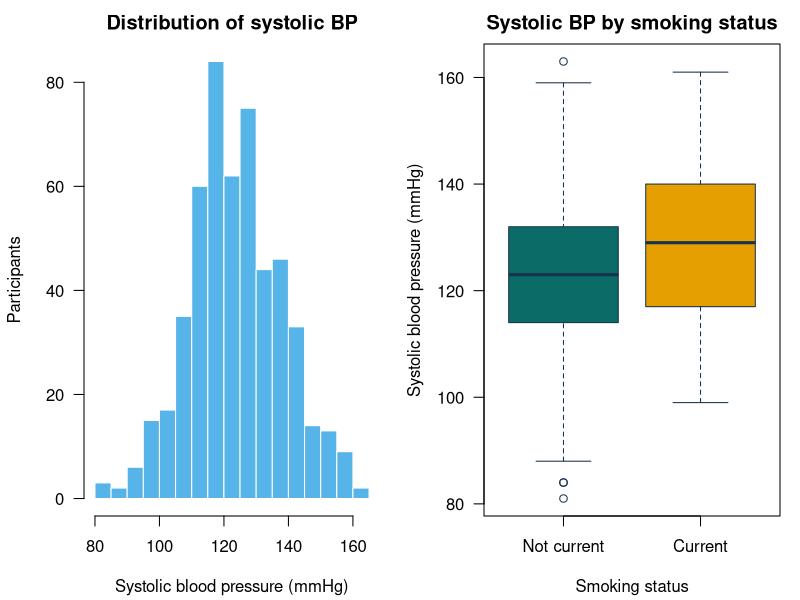
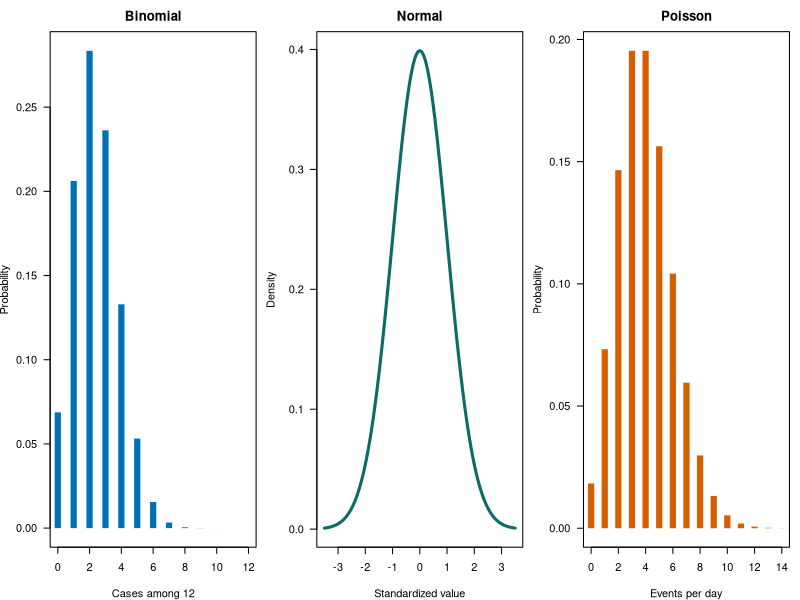
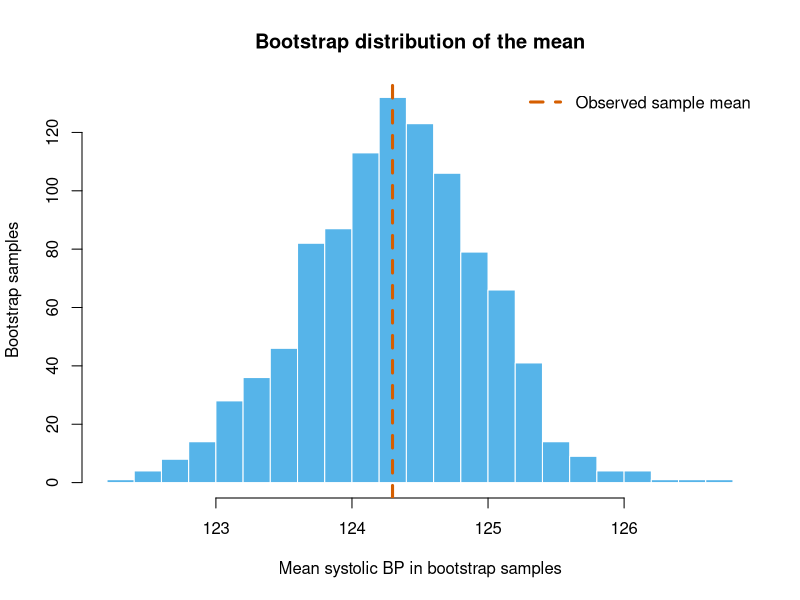
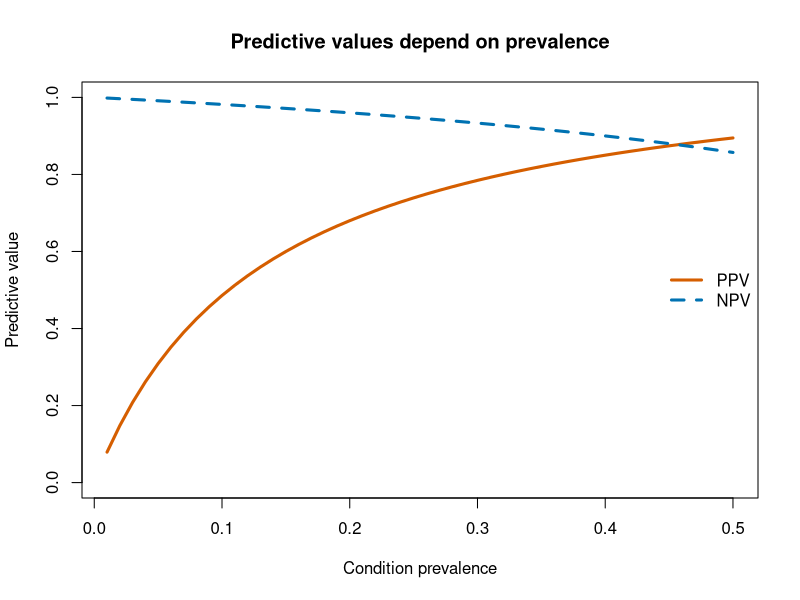
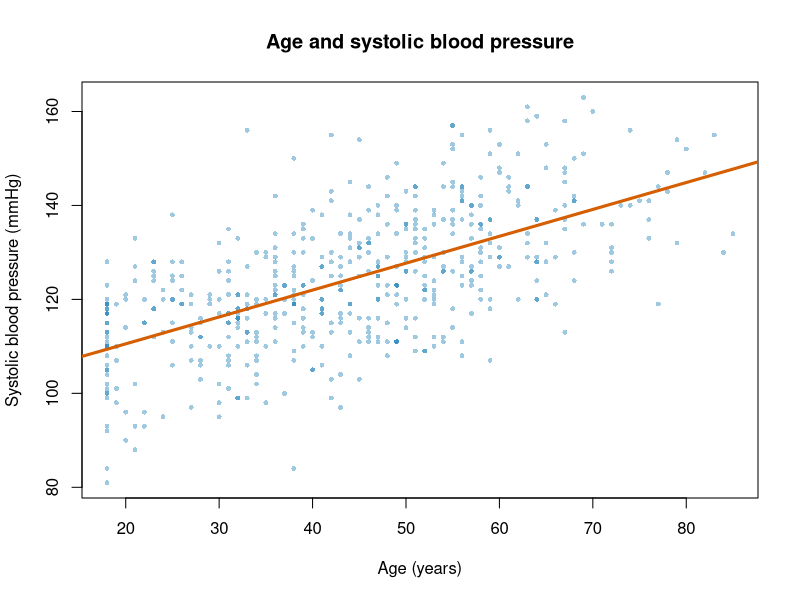
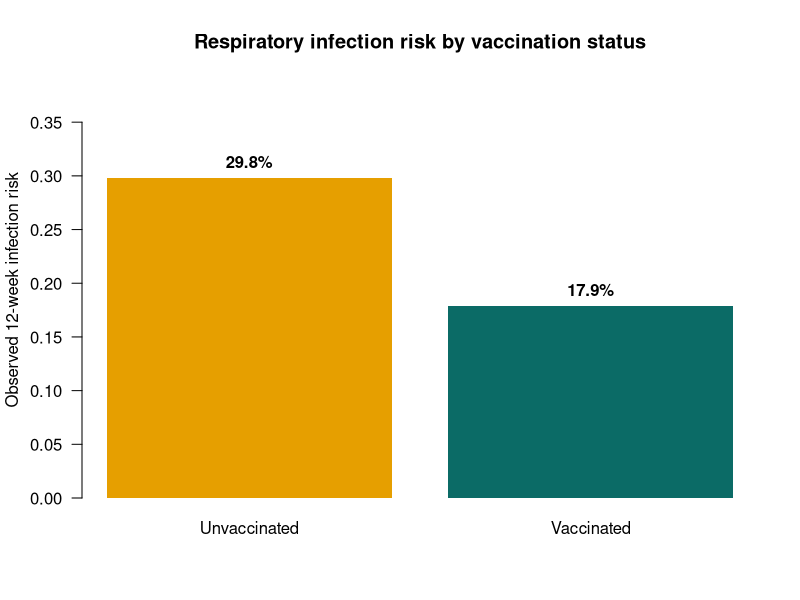

The R script that drew these images, in order:
## ---- chunk 1
knitr::opts_chunk$set(
  echo = TRUE,
  warning = FALSE,
  message = FALSE,
  fig.align = "center",
  fig.width = 8,
  fig.height = 4.7,
  fig.retina = 2,
  out.width = "100%"
)

options(stringsAsFactors = FALSE, digits = 3, width = 82)

# A color-blind-friendly palette (Okabe-Ito inspired).
palette_ph <- c(
  navy = "#17324D",
  teal = "#0B6B66",
  blue = "#0072B2",
  orange = "#E69F00",
  vermillion = "#D55E00",
  purple = "#CC79A7",
  sky = "#56B4E9",
  green = "#009E73"
)

# Create one reproducible, simulated public health dataset.
set.seed(20260810)
n <- 520
age <- round(pmin(pmax(rnorm(n, mean = 45, sd = 16), 18), 85))
neighborhood <- sample(
  c("Central", "North", "South", "West"), n, replace = TRUE,
  prob = c(0.29, 0.23, 0.27, 0.21)
)
smoking <- rbinom(n, 1, plogis(-1.55 + 0.012 * (age - 40)))
access_to_care <- rbinom(
  n, 1,
  plogis(0.8 - 0.55 * (neighborhood == "North") +
           0.20 * (neighborhood == "Central"))
)
vaccinated_num <- rbinom(
  n, 1,
  plogis(-0.55 + 0.022 * age + 0.75 * access_to_care)
)
bmi <- round(pmin(pmax(rnorm(n, 26 + 1.1 * smoking, 4.5), 16), 48), 1)
physical_activity <- pmax(0, round(rgamma(n, shape = 2.4, scale = 55) - 15))
systolic_bp <- round(
  101 + 0.52 * age + 0.42 * (bmi - 25) + 4.5 * smoking + rnorm(n, 0, 11)
)
infection_num <- rbinom(
  n, 1,
  plogis(-1.05 - 0.85 * vaccinated_num + 0.55 * smoking +
           0.30 * (neighborhood == "North"))
)

# Include a small amount of missingness for teaching purposes.
physical_activity[sample(seq_len(n), 18)] <- NA

ph_data <- data.frame(
  participant_id = sprintf("P%03d", seq_len(n)),
  age = age,
  neighborhood = factor(neighborhood),
  smoking_status = factor(
    ifelse(smoking == 1, "Current", "Not current"),
    levels = c("Not current", "Current")
  ),
  physical_activity_min_week = physical_activity,
  bmi = bmi,
  systolic_bp = systolic_bp,
  access_to_care = factor(
    ifelse(access_to_care == 1, "Yes", "No"),
    levels = c("No", "Yes")
  ),
  vaccinated = factor(
    ifelse(vaccinated_num == 1, "Yes", "No"),
    levels = c("No", "Yes")
  ),
  respiratory_infection = factor(
    ifelse(infection_num == 1, "Yes", "No"),
    levels = c("No", "Yes")
  )
)

pct <- function(x, digits = 1) paste0(formatC(100 * x, digits = digits, format = "f"), "%")
## ---- chunk 2
dim(ph_data)
head(
  ph_data[c(
    "participant_id", "age", "neighborhood", "smoking_status",
    "physical_activity_min_week", "systolic_bp"
  )],
  6
)
colSums(is.na(ph_data))
## ---- chunk 3
summary_table <- data.frame(
  Variable = c("Age (years)", "Systolic blood pressure (mmHg)",
               "Physical activity (min/week)"),
  N_observed = c(sum(!is.na(ph_data$age)),
                 sum(!is.na(ph_data$systolic_bp)),
                 sum(!is.na(ph_data$physical_activity_min_week))),
  Mean = c(mean(ph_data$age), mean(ph_data$systolic_bp),
           mean(ph_data$physical_activity_min_week, na.rm = TRUE)),
  SD = c(sd(ph_data$age), sd(ph_data$systolic_bp),
         sd(ph_data$physical_activity_min_week, na.rm = TRUE)),
  Median = c(median(ph_data$age), median(ph_data$systolic_bp),
             median(ph_data$physical_activity_min_week, na.rm = TRUE)),
  IQR = c(IQR(ph_data$age), IQR(ph_data$systolic_bp),
          IQR(ph_data$physical_activity_min_week, na.rm = TRUE))
)

knitr::kable(summary_table, digits = 1,
             caption = "Descriptive statistics for simulated participant data")
## ---- chunk 4
old_par <- par(mfrow = c(1, 2), mar = c(4.2, 4.2, 2.2, 1), las = 1)

hist(
  ph_data$systolic_bp,
  breaks = "FD",
  col = palette_ph["sky"],
  border = "white",
  main = "Distribution of systolic BP",
  xlab = "Systolic blood pressure (mmHg)",
  ylab = "Participants"
)

boxplot(
  systolic_bp ~ smoking_status,
  data = ph_data,
  col = c(palette_ph["teal"], palette_ph["orange"]),
  border = palette_ph["navy"],
  main = "Systolic BP by smoking status",
  xlab = "Smoking status",
  ylab = "Systolic blood pressure (mmHg)"
)

par(old_par)
## ---- chunk 5
vaccination_counts <- table(ph_data$vaccinated)
vaccination_summary <- data.frame(
  Vaccinated = names(vaccination_counts),
  Count = as.vector(vaccination_counts),
  Proportion = as.vector(vaccination_counts) / sum(vaccination_counts)
)

knitr::kable(vaccination_summary, digits = 3,
             caption = "Vaccination status in the simulated sample")
## ---- chunk 6
old_par <- par(mfrow = c(1, 3), mar = c(4, 3.8, 2.4, 0.8), las = 1)

x_bin <- 0:12
plot(x_bin, dbinom(x_bin, size = 12, prob = 0.20), type = "h", lwd = 6,
     lend = 1, col = palette_ph["blue"],
     xlab = "Cases among 12", ylab = "Probability", main = "Binomial")

x_norm <- seq(-3.5, 3.5, length.out = 300)
plot(x_norm, dnorm(x_norm), type = "l", lwd = 3,
     col = palette_ph["teal"],
     xlab = "Standardized value", ylab = "Density", main = "Normal")

x_pois <- 0:14
plot(x_pois, dpois(x_pois, lambda = 4), type = "h", lwd = 6,
     lend = 1, col = palette_ph["vermillion"],
     xlab = "Events per day", ylab = "Probability", main = "Poisson")

par(old_par)
## ---- chunk 7
set.seed(410)
bootstrap_means <- replicate(
  1000,
  mean(sample(ph_data$systolic_bp, size = nrow(ph_data), replace = TRUE))
)

hist(bootstrap_means, breaks = 24, col = palette_ph["sky"], border = "white",
     main = "Bootstrap distribution of the mean",
     xlab = "Mean systolic BP in bootstrap samples",
     ylab = "Bootstrap samples")
abline(v = mean(ph_data$systolic_bp), col = palette_ph["vermillion"],
       lwd = 3, lty = 2)
legend("topright", legend = "Observed sample mean", lty = 2, lwd = 3,
       col = palette_ph["vermillion"], bty = "n")
## ---- chunk 8
se_example <- data.frame(
  Sample_size = c(25, 100, 400),
  Assumed_SD = 16,
  Standard_error = 16 / sqrt(c(25, 100, 400))
)
knitr::kable(se_example, digits = 1,
             caption = "How sample size changes the standard error when SD = 16")
## ---- chunk 9
# A t-based confidence interval for the mean systolic blood pressure.
n_bp <- sum(!is.na(ph_data$systolic_bp))
mean_bp <- mean(ph_data$systolic_bp, na.rm = TRUE)
se_bp <- sd(ph_data$systolic_bp, na.rm = TRUE) / sqrt(n_bp)
ci_mean_bp <- mean_bp + c(-1, 1) * qt(0.975, df = n_bp - 1) * se_bp

# A score-based interval for the vaccination proportion.
x_vax <- sum(ph_data$vaccinated == "Yes")
n_vax <- sum(!is.na(ph_data$vaccinated))
vax_ci_object <- prop.test(x_vax, n_vax, correct = FALSE)
vax_estimate <- unname(vax_ci_object$estimate)
vax_ci <- vax_ci_object$conf.int

ci_table <- data.frame(
  Quantity = c("Mean systolic BP (mmHg)", "Vaccination proportion"),
  Estimate = c(mean_bp, vax_estimate),
  Lower_95_CI = c(ci_mean_bp[1], vax_ci[1]),
  Upper_95_CI = c(ci_mean_bp[2], vax_ci[2])
)

knitr::kable(ci_table, digits = 3,
             caption = "Point and interval estimates from the simulated sample")
## ---- chunk 10
bp_test <- t.test(systolic_bp ~ smoking_status, data = ph_data)
bp_means <- aggregate(systolic_bp ~ smoking_status, data = ph_data, mean)
bp_means
bp_test
## ---- chunk 11
a <- 48; b <- 72; c <- 24; d <- 96
risk_exposed <- a / (a + b)
risk_unexposed <- c / (c + d)
risk_difference <- risk_exposed - risk_unexposed
risk_ratio <- risk_exposed / risk_unexposed
odds_ratio <- (a * d) / (b * c)

# Large-sample confidence intervals for teaching purposes.
se_rd <- sqrt(risk_exposed * (1 - risk_exposed) / (a + b) +
                risk_unexposed * (1 - risk_unexposed) / (c + d))
ci_rd <- risk_difference + c(-1, 1) * 1.96 * se_rd

se_log_rr <- sqrt(1 / a - 1 / (a + b) + 1 / c - 1 / (c + d))
ci_rr <- exp(log(risk_ratio) + c(-1, 1) * 1.96 * se_log_rr)

se_log_or <- sqrt(1 / a + 1 / b + 1 / c + 1 / d)
ci_or <- exp(log(odds_ratio) + c(-1, 1) * 1.96 * se_log_or)

effect_table <- data.frame(
  Measure = c("Risk difference", "Risk ratio", "Odds ratio"),
  Estimate = c(risk_difference, risk_ratio, odds_ratio),
  Lower_95_CI = c(ci_rd[1], ci_rr[1], ci_or[1]),
  Upper_95_CI = c(ci_rd[2], ci_rr[2], ci_or[2])
)

knitr::kable(effect_table, digits = 2,
             caption = "Unadjusted association measures for the outbreak example")
## ---- chunk 12
tp <- 68; fp <- 92; fn <- 12; tn <- 828
screening <- data.frame(
  Measure = c("Sensitivity", "Specificity", "Positive predictive value",
              "Negative predictive value"),
  Estimate = c(tp / (tp + fn), tn / (tn + fp),
               tp / (tp + fp), tn / (tn + fn))
)
knitr::kable(screening, digits = 3,
             caption = "Screening performance in the hypothetical program")
## ---- chunk 13
prevalence_grid <- seq(0.01, 0.50, by = 0.01)
sens <- 0.85
spec <- 0.90
ppv_grid <- sens * prevalence_grid /
  (sens * prevalence_grid + (1 - spec) * (1 - prevalence_grid))
npv_grid <- spec * (1 - prevalence_grid) /
  ((1 - sens) * prevalence_grid + spec * (1 - prevalence_grid))

plot(prevalence_grid, ppv_grid, type = "l", lwd = 3,
     col = palette_ph["vermillion"], ylim = c(0, 1),
     xlab = "Condition prevalence", ylab = "Predictive value",
     main = "Predictive values depend on prevalence")
lines(prevalence_grid, npv_grid, lwd = 3, lty = 2,
      col = palette_ph["blue"])
legend("right", legend = c("PPV", "NPV"), lwd = 3, lty = c(1, 2),
       col = c(palette_ph["vermillion"], palette_ph["blue"]), bty = "n")
## ---- chunk 14
plot(ph_data$age, ph_data$systolic_bp,
     pch = 16, cex = 0.65, col = rgb(0, 114/255, 178/255, 0.38),
     xlab = "Age (years)", ylab = "Systolic blood pressure (mmHg)",
     main = "Age and systolic blood pressure")
abline(lm(systolic_bp ~ age, data = ph_data),
       col = palette_ph["vermillion"], lwd = 3)
## ---- chunk 15
bp_model <- lm(systolic_bp ~ age + bmi + smoking_status, data = ph_data)
coef_table <- summary(bp_model)$coefficients
knitr::kable(coef_table, digits = 3,
             caption = "Linear regression of systolic blood pressure")
## ---- chunk 16
infection_model <- glm(
  respiratory_infection ~ vaccinated + age + smoking_status + neighborhood,
  data = ph_data,
  family = binomial()
)

model_coef <- summary(infection_model)$coefficients
non_intercept <- rownames(model_coef) != "(Intercept)"
or_table <- data.frame(
  Term = rownames(model_coef)[non_intercept],
  Odds_ratio = exp(model_coef[non_intercept, "Estimate"]),
  Lower_95_CI = exp(model_coef[non_intercept, "Estimate"] -
                      1.96 * model_coef[non_intercept, "Std. Error"]),
  Upper_95_CI = exp(model_coef[non_intercept, "Estimate"] +
                      1.96 * model_coef[non_intercept, "Std. Error"]),
  P_value = model_coef[non_intercept, "Pr(>|z|)"],
  row.names = NULL
)

knitr::kable(or_table, digits = 3,
             caption = "Adjusted odds ratios for respiratory infection (intercept omitted)")
## ---- chunk 17
# Compact checks that should precede modeling.
data_quality <- data.frame(
  Check = c("Rows", "Duplicate participant IDs", "Missing activity values",
            "Age outside 18–85", "Systolic BP outside 70–250"),
  Result = c(
    nrow(ph_data),
    sum(duplicated(ph_data$participant_id)),
    sum(is.na(ph_data$physical_activity_min_week)),
    sum(ph_data$age < 18 | ph_data$age > 85),
    sum(ph_data$systolic_bp < 70 | ph_data$systolic_bp > 250)
  )
)
knitr::kable(data_quality, caption = "Selected reproducible data-quality checks")
## ---- chunk 18
vax_table <- with(
  ph_data,
  table(Vaccinated = vaccinated, Infection = respiratory_infection)
)
vax_table

risk_vaccinated <- vax_table["Yes", "Yes"] / sum(vax_table["Yes", ])
risk_unvaccinated <- vax_table["No", "Yes"] / sum(vax_table["No", ])
rd_vax <- risk_vaccinated - risk_unvaccinated
rr_vax <- risk_vaccinated / risk_unvaccinated

a_v <- unname(vax_table["Yes", "Yes"])
b_v <- unname(vax_table["Yes", "No"])
c_v <- unname(vax_table["No", "Yes"])
d_v <- unname(vax_table["No", "No"])
se_log_rr_vax <- sqrt(1 / a_v - 1 / (a_v + b_v) +
                        1 / c_v - 1 / (c_v + d_v))
ci_rr_vax <- exp(log(rr_vax) + c(-1, 1) * 1.96 * se_log_rr_vax)

se_rd_vax <- sqrt(
  risk_vaccinated * (1 - risk_vaccinated) / (a_v + b_v) +
    risk_unvaccinated * (1 - risk_unvaccinated) / (c_v + d_v)
)
ci_rd_vax <- rd_vax + c(-1, 1) * 1.96 * se_rd_vax

ci_risk_vaccinated <- prop.test(a_v, a_v + b_v, correct = FALSE)$conf.int
ci_risk_unvaccinated <- prop.test(c_v, c_v + d_v, correct = FALSE)$conf.int

mini_results <- data.frame(
  Measure = c("Risk among vaccinated", "Risk among unvaccinated",
              "Risk difference", "Risk ratio"),
  Estimate = c(risk_vaccinated, risk_unvaccinated, rd_vax, rr_vax),
  Lower_95_CI = c(ci_risk_vaccinated[1], ci_risk_unvaccinated[1],
                  ci_rd_vax[1], ci_rr_vax[1]),
  Upper_95_CI = c(ci_risk_vaccinated[2], ci_risk_unvaccinated[2],
                  ci_rd_vax[2], ci_rr_vax[2])
)
knitr::kable(mini_results, digits = 3,
             caption = "Unadjusted estimates and 95% confidence intervals in the simulated mini case study")
## ---- chunk 19
risks <- c(Unvaccinated = risk_unvaccinated, Vaccinated = risk_vaccinated)
bar_positions <- barplot(
  risks,
  ylim = c(0, max(risks) * 1.30),
  col = c(palette_ph["orange"], palette_ph["teal"]),
  border = NA,
  ylab = "Observed 12-week infection risk",
  main = "Respiratory infection risk by vaccination status",
  las = 1
)
text(bar_positions, risks, labels = pct(risks), pos = 3, font = 2)
